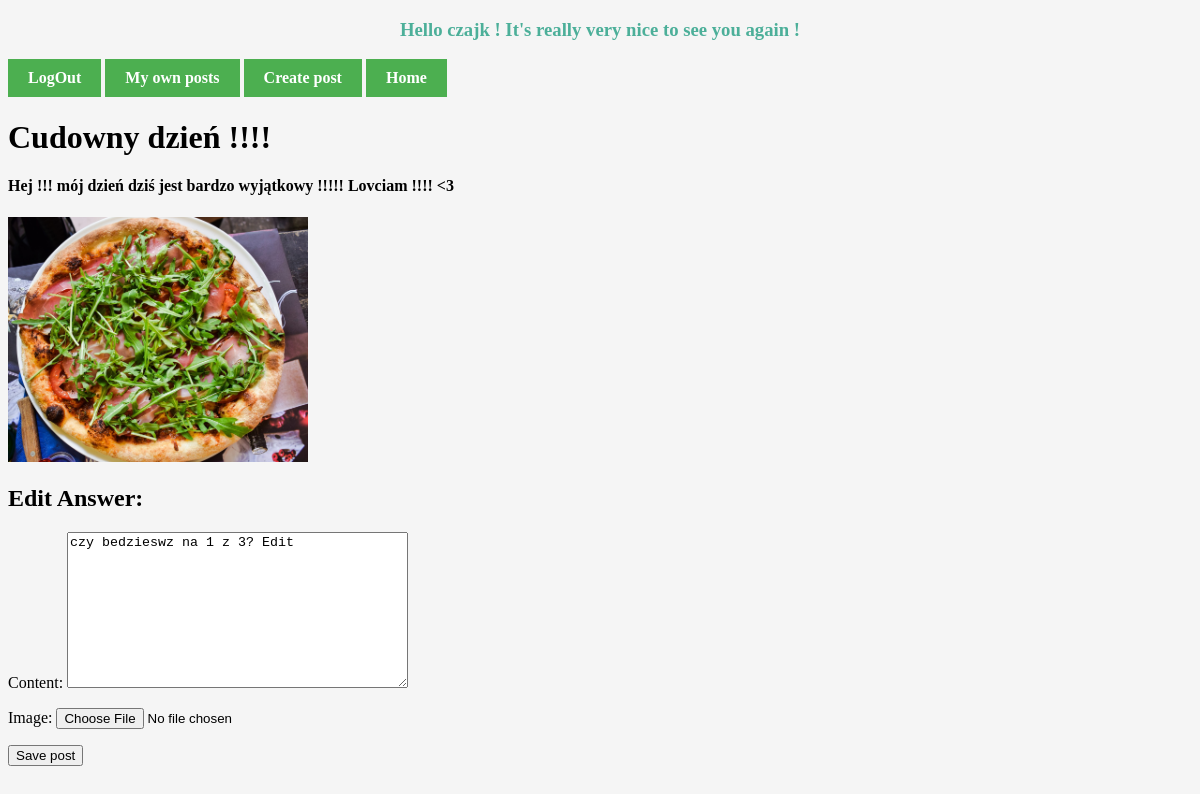
The page /14/editAnswerPost/ (signed in) on the database its author committed.
### Registration/models.py (models this page shows, shortened)
class Posts(models.Model):
    title = models.CharField(max_length=200)
    dec = models.TextField(blank=True)
    createDate = models.DateTimeField(auto_now_add=True) # automatically filled by Django during creation
    published = models.BooleanField()
    image = models.ImageField(upload_to='images/',blank=True)
    user = models.ForeignKey(User, on_delete=models.CASCADE) # Creating many to many relationship with User model
    topics = [
        ('', 'Wybierz temat'),
        ('sold', 'Sprzedam'),
        ('buy', 'Kupię'),
        ('rent', 'Wypożyczę'),
        ('look', 'Szukam'),
        ('else', 'Inne'),
    ]
    topic = models.CharField(max_length=4, choices=topics, default='')

class PostComment(models.Model):
    content = models.TextField() # content of the commnet
    createDate = models.DateTimeField(auto_now_add=True) # # we need to know when did user post the commnet. date will be add automatically
    image = models.ImageField(upload_to='images/', blank=True)
    user = models.ForeignKey(User, on_delete=models.CASCADE) # we need to create realtionship between the commnet and user .
    post = models.ForeignKey(Posts,on_delete=models.CASCADE,related_name='comments') # each post should has its commnet , we need to add realtionship between post model and commnet model

### Registration/views.py (the view, shortened to what this page needs)
# urls.py: path('<int:commentId>/editAnswerPost/', views.editAnswerPost, name='editAnswerPost'),
def editAnswerPost(request, commentId):
    comment = get_object_or_404(PostComment, pk=commentId, user=request.user)
    post = get_object_or_404(Posts, pk=comment.post.id)
    if request.method == 'GET':
        form = CommentForm(instance=comment)
        return render(request, 'editAnswerPost.html', {'form':form, 'post':post, 'comment':comment})

### Registration/forms.py
class CommentForm(forms.ModelForm):
    class Meta:
        model = PostComment
        fields = ('content', 'image')

### Registration/TEMPLATES/editAnswerPost.html (shortened to what this page needs)
{% extends 'base.html' %}
{% block content %}
<h1>{{post.title}}</h1>
<h4>{{post.dec}}</h4>
{% if post.image %}
    <img src="{{post.image.url}}" alt="photo" style="width: 300px">
{% endif %}
<br>
<h2>Edit Answer:</h2>
<form method="POST" enctype="multipart/form-data">
    {{form.as_p}}
    <button type="submit">Save post</button>
</form>
{% endblock content %}

### baseTemplates/base.html (shortened to what this page needs)
{% load static %}
<!DOCTYPE html>
<html lang="pl">
<head>
    <link rel="stylesheet" href="{% static 'MainUser/css/base.css' %}">
</head>
<body>
    {% if user.is_authenticated %}
        <h3>Hello {{user}} ! It's really very nice to see you again !</h3>
        <a href="{% url 'logOutUser' %}">LogOut</a>
        <a href="{% url 'myOwn' %}">My own posts</a>
        <a href="{% url 'createNewPosts' %}">Create post</a>
    {% else %}
        <a href="{% url 'register' %}">Registration</a>
        <a href="{% url 'logUser' %}">LogIn</a>
    {% endif %}
    <a href="{% url 'post' %}">Home</a>
    {% block content %}
    {% endblock content %}
</body>
</html>

### MainUser/static/MainUser/css/base.css (style rules this page uses)
a { font-weight: bold; }
a:link, a:visited { background-color: #4CAF50; color: white; padding: 10px 20px; text-align: center; text-decoration: none; display: inline-block; }
body { background-color: whitesmoke; }
h3 { color: #4caf99; text-align: center; }

### rows shown on the page
Posts: title "Cudowny dzień !!!!", dec "Hej !!! mój dzień dziś jest bardzo wyjątkowy !!!!! Lovciam !!!! <3", image (picture)
PostComment: content "czy bedzieswz na 1 z 3? Edit"

### other values the page prints
{{ user }} "czajk"
